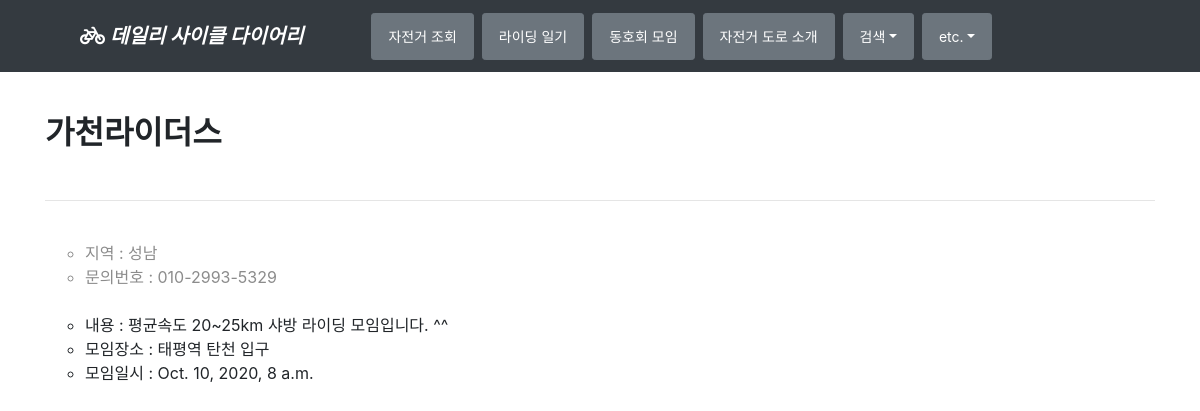
/club/1/, run on the app's committed database.
### club/models.py (models this page shows, shortened)
class Club(models.Model):
    name = models.CharField('CLUB NAME', max_length=100, blank=False)
    city = models.CharField('CLUB CITY', max_length=50, blank=True)
    tel = models.CharField('MOBILE', max_length=50, blank=True)
    content = models.TextField('CONTENT', blank=True)
    location = models.CharField('MEETING PLACE', max_length=50, blank=False)
    riding_dt = models.DateTimeField('MEETING DATE', auto_now=False)
    create_dt = models.DateTimeField('CREATE DATE', auto_now_add=True)
    modify_dt = models.DateTimeField('MODIFY DATE', auto_now=True)
    class Meta:
        ordering = ('-riding_dt',)

### club/views.py (the view)
# urls.py: path('<int:pk>/', views.clubDV.as_view(), name='detail'),
class clubDV(DetailView):
    model = Club

### club/templates/club/club_detail.html (shortened to what this page needs)
{% extends "base.html" %}
{% block content %}
<br/><h2><b>{{club.name}}</b></h2>
<br/><hr/>
<div id="clubs">
        <br/>
        <ul style="list-style-type: circle;">
        <li style="color:#8C8C8C">지역 : {{club.city}}</li>
        <li style="color:#8C8C8C">문의번호 : {{club.tel}}</li><br/>
        <li>내용 : {{club.content}}</li>
        <li>모임장소 : {{club.location}}</li>
        <li>모임일시 : {{club.riding_dt}}</li><br/>
        </ul>
</div>
{% endblock %}

### data on the page
Club: name "가천라이더스", city "성남", tel "010-2993-5329", content "평균속도 20~25km 샤방 라이딩 모임입니다. ^^", location "태평역 탄천 입구", riding_dt "Oct. 10, 2020, 8 a.m."
